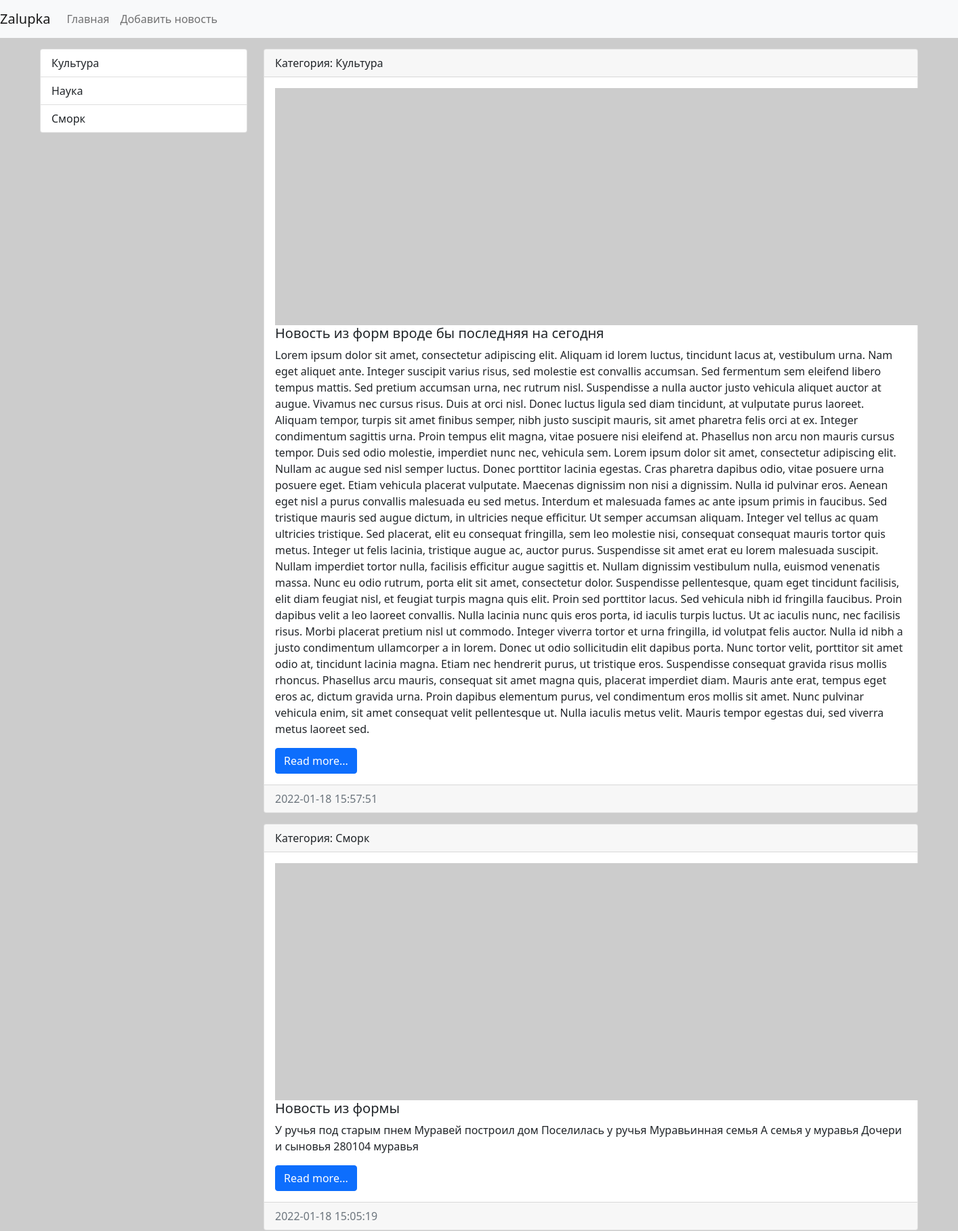
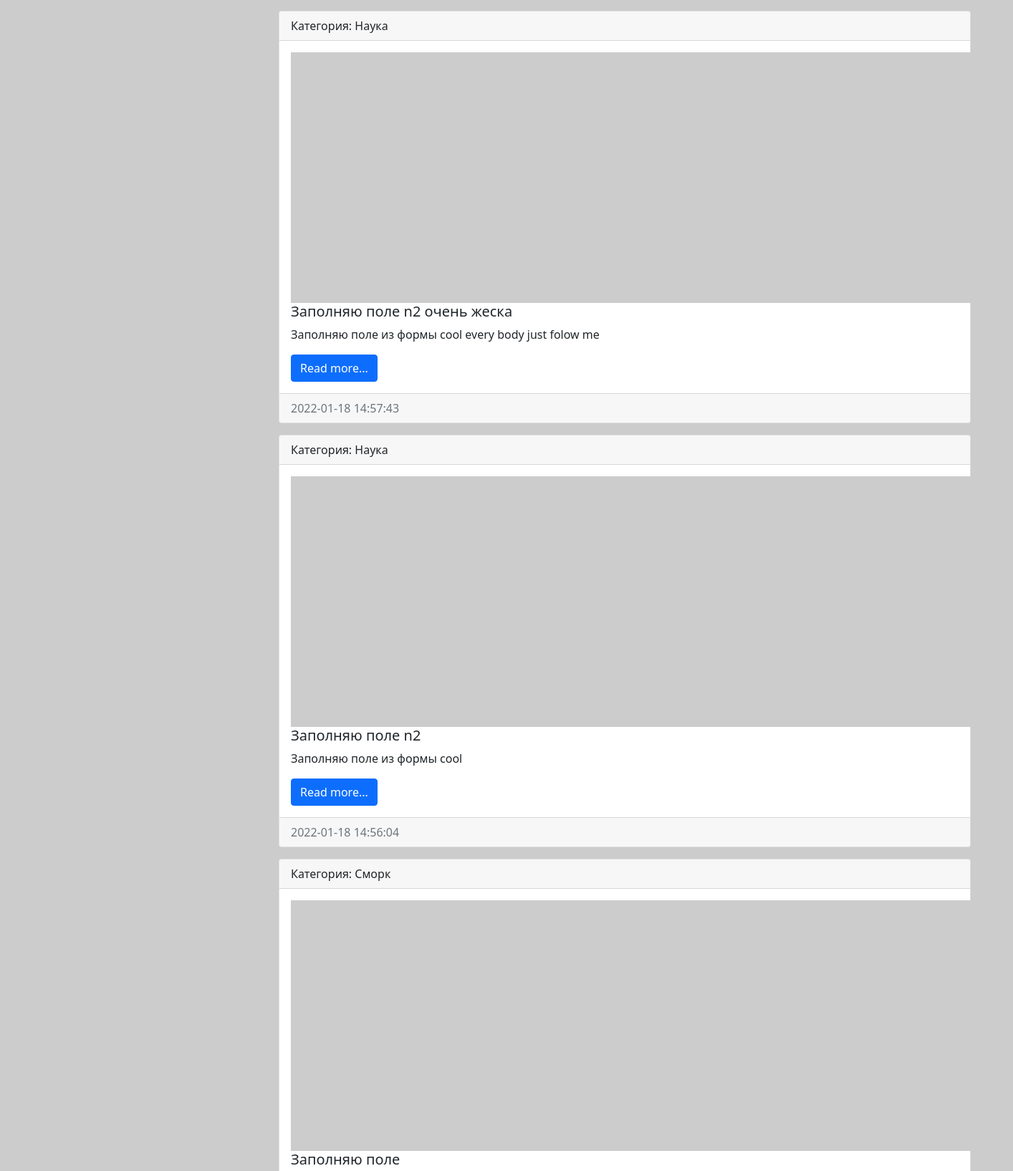
The page / (upper part) on the database its author committed (2 pictures, top to bottom).
### news/models.py (models this page shows, shortened)
class Category(models.Model):
    title = models.CharField(max_length=150, db_index=True, verbose_name="Категория")
    def get_absolute_url(self):
        return reverse('category', kwargs={'category_id': self.pk})
    def __str__(self):
        return self.title
    class Meta:
        verbose_name = "Категория"
        verbose_name_plural = "Категории"
        ordering = ['title']

class News(models.Model):
    title = models.CharField(max_length=150, verbose_name="Наименование")  # Заголовок, поле обязательное
    content = models.TextField(blank=True, verbose_name="Контент")  # не обязательно заполнять
    created_at = models.DateTimeField(auto_now_add=True, verbose_name="Дата публикации")  # Время создания
    updated_at = models.DateTimeField(auto_now=True, verbose_name="Обновлено")      # Время редактирования
    photo = models.ImageField(upload_to="photos/%Y/%m/%d/", verbose_name="Фото", blank=True)  # Загрузить фото в этот путь
    is_published = models.BooleanField(default=True, verbose_name="Опубликовано")  # Подтверждение публикации
    category = models.ForeignKey('Category', on_delete=models.PROTECT, verbose_name='Категория')
    def get_absolute_url(self):
        return reverse('view_news', kwargs={'news_id': self.pk})
    class Meta:
        verbose_name = "Новость"
        verbose_name_plural = "Новости"
        ordering = ['-created_at']

### news/views.py (the view)
# urls.py: path('', index, name='home'),
def index(request):
    news = News.objects.all()
    context = {'news': news,
               'title': "Список новостей",
               }
    return render(request, "news/index.html", context)

### news/templatetags/news_tags.py (called while the page is built)
@register.inclusion_tag('news/list_categories.html')
def show_categories(arg1='Hello', arg2='world'):
    categories = Category.objects.all()
    return {'categories': categories, 'arg1': arg1, 'arg2': arg2}

### news/templates/news/index.html (shortened to what this page needs)
{% extends 'base.html' %}
{% block sidebar %}
{% include 'inc/_sidebar.html' %}
{% endblock %}
{% block content %}
{% for item in news %}
<div class="card mb-3">
    <div class="card-header">
        Категория: <a href = "{{ item.category.get.absolute.url }}"></a> {{ item.category }}
    </div>
    <div class="card-body">
        <div class="media">
            {% if item.photo %}
            <img src="{{ item.photo.url }}" alt="" width="350" class="mr-3">
            {% else %}
            <img src="https://picsum.photos/id/1060/350/600?blur=5" alt="" class="mr-3">
            {% endif %}
            <div class="media-body">
                <h5 class="card-title">{{ item.title }}</h5>
                <p class="card-text">{{ item.content }}</p>
                <a href="{{ item.get_absolute_url }}" class="btn btn-primary">Read more...</a>
            </div>
        </div>
    </div>
    <div class="card-footer text-muted">
        {{ item.created_at|date:"Y-m-d H:i:s" }}
    </div>
</div>
{% endfor %}
{% endblock %}

### news/templates/news/list_categories.html
<div class="list-group">
    {% for item in categories %}
    <a href="{{ item.get_absolute_url }}" class="list-group-item list-group-item-action">{{ item.title }}</a>
    {% endfor %}
</div>

### mysite/static/css/style.css (style rules this page uses)
body { background-color: #ccc; }

### rows shown on the page
Category: title "Культура"
Category: title "Наука"
Category: title "Сморк"
News: category "Культура", title "Новость из форм вроде бы последняя на сегодня", content "Lorem ipsum dolor sit amet, consectetur adipiscing elit. Aliquam id lorem luctus, tincidunt lacus at, vestibulum urna. Nam eget aliquet ante. Integer suscipit varius risus, sed molestie est convallis accumsan. Sed fermentum sem eleifend libero tempus mattis. Sed pretium accumsan urna, nec rutrum nisl. Suspendisse a nulla auctor justo vehicula aliquet auctor at augue. Vivamus nec cursus risus. Duis at orci nisl. Donec luctus ligula sed diam tincidunt, at vulputate purus laoreet. Aliquam tempor, turpis sit amet finibus semper, nibh justo suscipit mauris, sit amet pharetra felis orci at ex. Integer condimentum sagittis urna. Proin tempus elit magna, vitae posuere nisi eleifend at. Phasellus…", created_at "2022-01-18 15:57:51"
News: category "Сморк", title "Новость из формы", content "У ручья под старым пнем Муравей построил дом Поселилась у ручья Муравьинная семья А семья у муравья Дочери и сыновья 280104 муравья", created_at "2022-01-18 15:05:19"
News: category "Наука", title "Заполняю поле n2 очень жеска", content "Заполняю поле из формы cool every body just folow me", created_at "2022-01-18 14:57:43"
News: category "Наука", title "Заполняю поле n2", content "Заполняю поле из формы cool", created_at "2022-01-18 14:56:04"
News: category "Сморк", title "Заполняю поле"
